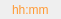
<?xml version="1.0" encoding="UTF-8"?>
<ui version="4.0">
 <class>m_Window</class>
 <widget class="QFrame" name="m_Window">
  <property name="geometry">
   <rect>
    <x>0</x>
    <y>0</y>
    <width>56</width>
    <height>18</height>
   </rect>
  </property>
  <property name="frameShape">
   <enum>QFrame::NoFrame</enum>
  </property>
  <property name="frameShadow">
   <enum>QFrame::Sunken</enum>
  </property>
  <layout class="QHBoxLayout" name="horizontalLayout">
   <property name="spacing">
    <number>0</number>
   </property>
   <property name="leftMargin">
    <number>0</number>
   </property>
   <property name="topMargin">
    <number>0</number>
   </property>
   <property name="rightMargin">
    <number>0</number>
   </property>
   <property name="bottomMargin">
    <number>0</number>
   </property>
   <item>
    <widget class="CSkinProgressWidget" name="m_CentralContainer" native="true">
     <property name="sizePolicy">
      <sizepolicy hsizetype="Expanding" vsizetype="Expanding">
       <horstretch>0</horstretch>
       <verstretch>0</verstretch>
      </sizepolicy>
     </property>
     <property name="progress" stdset="0">
      <number>1</number>
     </property>
     <property name="borderInfo" stdset="0">
      <string notr="true">borderwidth=&quot;1&quot; roundcorner=&quot;0&quot; bordercolor=&quot;0xFFD0D0D0&quot; </string>
     </property>
     <layout class="QHBoxLayout" name="horizontalLayout_2">
      <property name="spacing">
       <number>0</number>
      </property>
      <property name="leftMargin">
       <number>12</number>
      </property>
      <property name="topMargin">
       <number>3</number>
      </property>
      <property name="rightMargin">
       <number>12</number>
      </property>
      <property name="bottomMargin">
       <number>2</number>
      </property>
      <item>
       <widget class="CSkinOneLineText" name="m_Text">
        <property name="sizePolicy">
         <sizepolicy hsizetype="Expanding" vsizetype="Expanding">
          <horstretch>0</horstretch>
          <verstretch>0</verstretch>
         </sizepolicy>
        </property>
        <property name="palette">
         <palette>
          <active>
           <colorrole role="WindowText">
            <brush brushstyle="SolidPattern">
             <color alpha="255">
              <red>255</red>
              <green>153</green>
              <blue>51</blue>
             </color>
            </brush>
           </colorrole>
          </active>
          <inactive>
           <colorrole role="WindowText">
            <brush brushstyle="SolidPattern">
             <color alpha="255">
              <red>255</red>
              <green>153</green>
              <blue>51</blue>
             </color>
            </brush>
           </colorrole>
          </inactive>
          <disabled>
           <colorrole role="WindowText">
            <brush brushstyle="SolidPattern">
             <color alpha="255">
              <red>120</red>
              <green>120</green>
              <blue>120</blue>
             </color>
            </brush>
           </colorrole>
          </disabled>
         </palette>
        </property>
        <property name="text">
         <string notr="true">hh:mm</string>
        </property>
        <property name="addheight" stdset="0">
         <number>2</number>
        </property>
       </widget>
      </item>
     </layout>
    </widget>
   </item>
  </layout>
 </widget>
 <customwidgets>
  <customwidget>
   <class>CSkinOneLineText</class>
   <extends>QLabel</extends>
   <header>skinonelinetext.h</header>
  </customwidget>
  <customwidget>
   <class>CSkinProgressWidget</class>
   <extends>QWidget</extends>
   <header>skinprogresswidget.h</header>
   <container>1</container>
  </customwidget>
 </customwidgets>
 <resources/>
 <connections/>
</ui>
